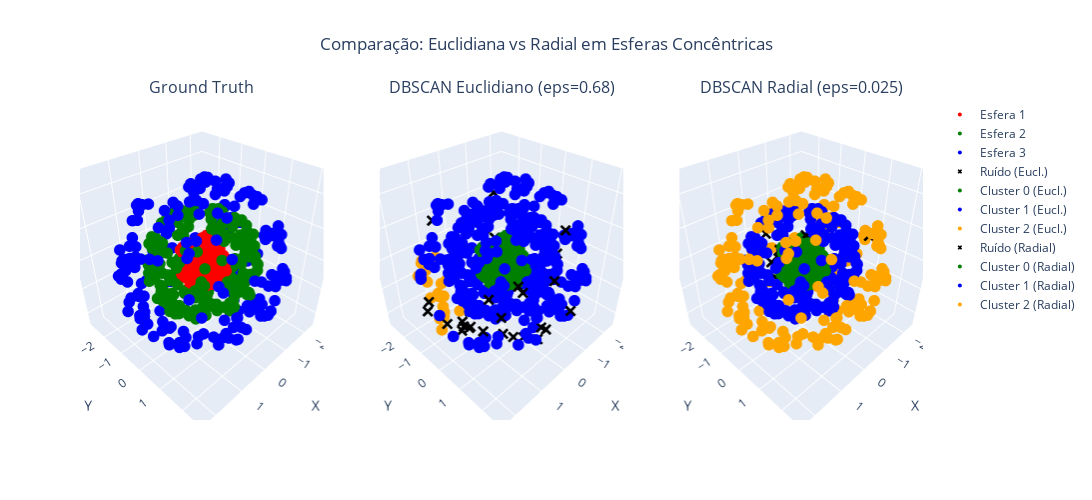

The notebook cell this image was saved under:
### Code cell
# 4. Visualização em 3D: Comparação entre distâncias euclidiana e radial

# Aplicar DBSCAN euclidiano novamente para comparação (usando os melhores parâmetros do Ex1)
dbscan_euclidean = DBSCANRadial(eps=0.68, min_pts=5, metric='euclidean')
labels_euclidean = dbscan_euclidean.fit_predict(X_spheres)

# Usar o melhor resultado da distância radial
labels_radial_best = best_radial['labels']

# Criar visualização comparativa
fig = make_subplots(
    rows=1, cols=3,
    specs=[[{'type': 'scatter3d'}, {'type': 'scatter3d'}, {'type': 'scatter3d'}]],
    subplot_titles=(
        'Ground Truth', 
        f'DBSCAN Euclidiano (eps={0.68})', 
        f'DBSCAN Radial (eps={best_radial["eps"]:.3f})'
    )
)

colors_plot = ['red', 'green', 'blue', 'orange', 'purple', 'brown']

# Plot 1: Ground Truth
for i in range(3):
    mask = y_spheres == i
    fig.add_trace(
        go.Scatter3d(
            x=X_spheres[mask, 0], y=X_spheres[mask, 1], z=X_spheres[mask, 2],
            mode='markers', marker=dict(size=4, color=colors_plot[i]),
            name=f'Esfera {i+1}', showlegend=True
        ),
        row=1, col=1
    )

# Plot 2: DBSCAN Euclidiano
unique_euclidean = np.unique(labels_euclidean)
for i, label in enumerate(unique_euclidean):
    mask = labels_euclidean == label
    color = 'black' if label == -1 else colors_plot[i % len(colors_plot)]
    symbol = 'x' if label == -1 else 'circle'
    name = 'Ruído (Eucl.)' if label == -1 else f'Cluster {label} (Eucl.)'
    
    fig.add_trace(
        go.Scatter3d(
            x=X_spheres[mask, 0], y=X_spheres[mask, 1], z=X_spheres[mask, 2],
            mode='markers', marker=dict(size=4, color=color, symbol=symbol),
            name=name, showlegend=True
        ),
        row=1, col=2
    )

# Plot 3: DBSCAN Radial  
unique_radial = np.unique(labels_radial_best)
for i, label in enumerate(unique_radial):
    mask = labels_radial_best == label
    color = 'black' if label == -1 else colors_plot[i % len(colors_plot)]
    symbol = 'x' if label == -1 else 'circle'
    name = 'Ruído (Radial)' if label == -1 else f'Cluster {label} (Radial)'
    
    fig.add_trace(
        go.Scatter3d(
            x=X_spheres[mask, 0], y=X_spheres[mask, 1], z=X_spheres[mask, 2],
            mode='markers', marker=dict(size=4, color=color, symbol=symbol),
            name=name, showlegend=True
        ),
        row=1, col=3
    )

# Configurar layout
fig.update_layout(
    title_text="Comparação: Euclidiana vs Radial em Esferas Concêntricas",
    title_x=0.5,
    width=1400,
    height=500
)

fig.update_scenes(
    xaxis_title="X", yaxis_title="Y", zaxis_title="Z",
    aspectmode='cube'
)

fig.show()

# Análise comparativa
print("="*70)
print("COMPARAÇÃO DE RESULTADOS")
print("="*70)
print(f"EUCLIDIANO (eps=0.68, min_pts=5):")
print(f"  - Clusters: {len(np.unique(labels_euclidean[labels_euclidean != -1]))}")
print(f"  - Ruído: {np.sum(labels_euclidean == -1)}")
print(f"  - Taxa de ruído: {np.sum(labels_euclidean == -1) / len(labels_euclidean) * 100:.1f}%")

print(f"\nRADIAL (eps={best_radial['eps']:.3f}, min_pts={best_radial['min_pts']}):")
print(f"  - Clusters: {best_radial['n_clusters']}")
print(f"  - Ruído: {best_radial['n_noise']}")
print(f"  - Taxa de ruído: {best_radial['n_noise'] / len(labels_radial_best) * 100:.1f}%")

### Figure 1 — Plotly figure (JSON) as saved in the notebook; plotly's stock layout.template omitted (floating-point values rounded to 4 significant figures; data arrays with more than 128 entries replaced by an {"elided": "..."} marker saying what was removed)
{"data": [{"marker": {"color": "red", "size": 4}, "mode": "markers", "name": "Esfera 1", "scene": "scene", "showlegend": true, "type": "scatter3d", "x": {"elided": "200 float values"}, "y": {"elided": "200 float values"}, "z": {"elided": "200 float values"}}, {"marker": {"color": "green", "size": 4}, "mode": "markers", "name": "Esfera 2", "scene": "scene", "showlegend": true, "type": "scatter3d", "x": {"elided": "200 float values"}, "y": {"elided": "200 float values"}, "z": {"elided": "200 float values"}}, {"marker": {"color": "blue", "size": 4}, "mode": "markers", "name": "Esfera 3", "scene": "scene", "showlegend": true, "type": "scatter3d", "x": {"elided": "200 float values"}, "y": {"elided": "200 float values"}, "z": {"elided": "200 float values"}}, {"marker": {"color": "black", "size": 4, "symbol": "x"}, "mode": "markers", "name": "Ruído (Eucl.)", "scene": "scene2", "showlegend": true, "type": "scatter3d", "x": [-0.22, -1.386, 2.123, 0.2639, 0.4057, 1.748, 2.143, 0.7678, 1.623, -1.381, 0.9204, 1.052, 0.502, 0.05273, -0.1415, -1.172, -0.2384, 1.096, -2.287, 2.331, -0.8733, 0.251, 0.3431, 1.87, 1.398, -1.083, 1.97, 0.5375, 2.085, 1.226, -0.6842], "y": [1.541, -1.977, 0.853, 0.8214, 1.972, 1.475, -0.8369, -2.377, 1.791, -1.672, -0.5137, 1.939, 2.457, -2.5, 2.605, -2.267, 1.723, -0.3371, 0.225, -0.3414, -2.366, 1.255, 0.4235, 1.367, -0.3041, -1.657, -0.1426, -1.047, 0.8424, 1.951, 1.714], "z": [-1.766, -0.5667, -0.2821, -2.293, -1.486, 0.5532, -0.9369, 0.8609, 0.07601, -1.387, -2.233, 0.5856, 0.8912, -0.6535, -0.4114, -0.2191, -1.746, -2.047, -0.7086, -0.1821, 0.6963, -2.016, -2.36, -0.4751, -1.912, 1.354, -1.111, -2.15, -0.4895, 0.8892, 1.471]}, {"marker": {"color": "green", "size": 4, "symbol": "circle"}, "mode": "markers", "name": "Cluster 0 (Eucl.)", "scene": "scene2", "showlegend": true, "type": "scatter3d", "x": {"elided": "200 float values"}, "y": {"elided": "200 float values"}, "z": {"elided": "200 float values"}}, {"marker": {"color": "blue", "size": 4, "symbol": "circle"}, "mode": "markers", "name": "Cluster 1 (Eucl.)", "scene": "scene2", "showlegend": true, "type": "scatter3d", "x": {"elided": "348 float values"}, "y": {"elided": "348 float values"}, "z": {"elided": "348 float values"}}, {"marker": {"color": "orange", "size": 4, "symbol": "circle"}, "mode": "markers", "name": "Cluster 2 (Eucl.)", "scene": "scene2", "showlegend": true, "type": "scatter3d", "x": [1.86, 1.654, 1.251, 1.663, 0.8001, 0.9087, 2.041, 1.546, 1.555, 1.088, 1.299, 0.3072, 1.445, 0.715, 1.106, 1.336, 1.711, 1.649, 1.639, 1.495, 0.9469], "y": [-1.641, -1.548, -1.713, -0.9165, -1.243, -2.203, -0.3561, -1.949, -0.9385, -1.661, -1.417, -2.332, -2.083, -2.037, -2.041, -1.536, -1.362, -0.8247, -1.105, -1.861, -1.962], "z": [-0.2393, -0.5256, -1.315, -1.468, -2.07, -0.3085, -1.426, -0.08849, -1.424, -1.494, -1.652, -0.9466, -0.1151, -1.275, -0.299, -1.275, -1.006, -1.481, -1.737, -0.3549, -1.217]}, {"marker": {"color": "black", "size": 4, "symbol": "x"}, "mode": "markers", "name": "Ruído (Radial)", "scene": "scene3", "showlegend": true, "type": "scatter3d", "x": [0.04673, -0.3742, -0.3229, -0.3992, 0.2269, 0.2258, 0.4195, -0.01091, -0.09811, -0.4393, -0.08557, 0.03179, -1.963, -0.6953], "y": [0.1616, 0.2922, 0.08995, -0.2899, 0.2755, -0.7638, -1.761, -1.398, -1.657, -1.706, -0.9441, -2.386, 0.9023, -2.713], "z": [0.3387, -0.6844, -0.172, 0.6559, 0.03334, 0.2466, 0.3133, -1.207, -0.7895, -0.8274, -1.586, -1.499, 0.3992, -0.3839]}, {"marker": {"color": "green", "size": 4, "symbol": "circle"}, "mode": "markers", "name": "Cluster 0 (Radial)", "scene": "scene3", "showlegend": true, "type": "scatter3d", "x": {"elided": "194 float values"}, "y": {"elided": "194 float values"}, "z": {"elided": "194 float values"}}, {"marker": {"color": "blue", "size": 4, "symbol": "circle"}, "mode": "markers", "name": "Cluster 1 (Radial)", "scene": "scene3", "showlegend": true, "type": "scatter3d", "x": {"elided": "195 float values"}, "y": {"elided": "195 float values"}, "z": {"elided": "195 float values"}}, {"marker": {"color": "orange", "size": 4, "symbol": "circle"}, "mode": "markers", "name": "Cluster 2 (Radial)", "scene": "scene3", "showlegend": true, "type": "scatter3d", "x": {"elided": "197 float values"}, "y": {"elided": "197 float values"}, "z": {"elided": "197 float values"}}], "layout": {"annotations": [{"font": {"size": 16}, "showarrow": false, "text": "Ground Truth", "x": 0.1444, "xanchor": "center", "xref": "paper", "y": 1, "yanchor": "bottom", "yref": "paper"}, {"font": {"size": 16}, "showarrow": false, "text": "DBSCAN Euclidiano (eps=0.68)", "x": 0.5, "xanchor": "center", "xref": "paper", "y": 1, "yanchor": "bottom", "yref": "paper"}, {"font": {"size": 16}, "showarrow": false, "text": "DBSCAN Radial (eps=0.025)", "x": 0.8556, "xanchor": "center", "xref": "paper", "y": 1, "yanchor": "bottom", "yref": "paper"}], "height": 500, "scene": {"aspectmode": "cube", "domain": {"x": [0, 0.2889], "y": [0, 1]}, "xaxis": {"title": {"text": "X"}}, "yaxis": {"title": {"text": "Y"}}, "zaxis": {"title": {"text": "Z"}}}, "scene2": {"aspectmode": "cube", "domain": {"x": [0.3556, 0.6444], "y": [0, 1]}, "xaxis": {"title": {"text": "X"}}, "yaxis": {"title": {"text": "Y"}}, "zaxis": {"title": {"text": "Z"}}}, "scene3": {"aspectmode": "cube", "domain": {"x": [0.7111, 1], "y": [0, 1]}, "xaxis": {"title": {"text": "X"}}, "yaxis": {"title": {"text": "Y"}}, "zaxis": {"title": {"text": "Z"}}}, "title": {"text": "Comparação: Euclidiana vs Radial em Esferas Concêntricas", "x": 0.5}, "width": 1400}}
